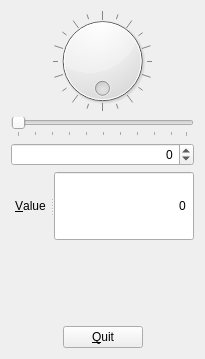
<?xml version="1.0" encoding="UTF-8"?>
<ui version="4.0">
 <class>Widget</class>
 <widget class="QWidget" name="Widget">
  <property name="geometry">
   <rect>
    <x>0</x>
    <y>0</y>
    <width>205</width>
    <height>359</height>
   </rect>
  </property>
  <property name="windowTitle">
   <string>Widget</string>
  </property>
  <layout class="QVBoxLayout" name="verticalLayout">
   <item>
    <widget class="QDial" name="dial">
     <property name="wrapping">
      <bool>true</bool>
     </property>
     <property name="notchTarget">
      <double>5.000000000000000</double>
     </property>
     <property name="notchesVisible">
      <bool>true</bool>
     </property>
    </widget>
   </item>
   <item>
    <widget class="QSlider" name="horizontalSlider">
     <property name="orientation">
      <enum>Qt::Horizontal</enum>
     </property>
     <property name="tickPosition">
      <enum>QSlider::TicksBelow</enum>
     </property>
    </widget>
   </item>
   <item>
    <widget class="QSpinBox" name="spinBox">
     <property name="wrapping">
      <bool>true</bool>
     </property>
     <property name="alignment">
      <set>Qt::AlignRight|Qt::AlignTrailing|Qt::AlignVCenter</set>
     </property>
    </widget>
   </item>
   <item>
    <widget class="QSplitter" name="splitter">
     <property name="orientation">
      <enum>Qt::Horizontal</enum>
     </property>
     <widget class="QLabel" name="label">
      <property name="text">
       <string>&amp;Value</string>
      </property>
      <property name="alignment">
       <set>Qt::AlignCenter</set>
      </property>
      <property name="buddy">
       <cstring>lineEdit</cstring>
      </property>
     </widget>
     <widget class="QLineEdit" name="lineEdit">
      <property name="inputMask">
       <string>99</string>
      </property>
      <property name="text">
       <string>0</string>
      </property>
      <property name="alignment">
       <set>Qt::AlignRight|Qt::AlignTrailing|Qt::AlignVCenter</set>
      </property>
      <property name="placeholderText">
       <string>Input number</string>
      </property>
     </widget>
    </widget>
   </item>
   <item>
    <spacer name="verticalSpacer">
     <property name="orientation">
      <enum>Qt::Vertical</enum>
     </property>
     <property name="sizeType">
      <enum>QSizePolicy::Maximum</enum>
     </property>
     <property name="sizeHint" stdset="0">
      <size>
       <width>20</width>
       <height>80</height>
      </size>
     </property>
    </spacer>
   </item>
   <item>
    <layout class="QHBoxLayout" name="horizontalLayout">
     <item>
      <spacer name="horizontalSpacer">
       <property name="orientation">
        <enum>Qt::Horizontal</enum>
       </property>
       <property name="sizeHint" stdset="0">
        <size>
         <width>48</width>
         <height>20</height>
        </size>
       </property>
      </spacer>
     </item>
     <item>
      <widget class="QPushButton" name="pushButton">
       <property name="text">
        <string>&amp;Quit</string>
       </property>
      </widget>
     </item>
     <item>
      <spacer name="horizontalSpacer_2">
       <property name="orientation">
        <enum>Qt::Horizontal</enum>
       </property>
       <property name="sizeHint" stdset="0">
        <size>
         <width>48</width>
         <height>20</height>
        </size>
       </property>
      </spacer>
     </item>
    </layout>
   </item>
  </layout>
 </widget>
 <tabstops>
  <tabstop>lineEdit</tabstop>
  <tabstop>horizontalSlider</tabstop>
  <tabstop>spinBox</tabstop>
  <tabstop>dial</tabstop>
  <tabstop>pushButton</tabstop>
 </tabstops>
 <resources/>
 <connections>
  <connection>
   <sender>dial</sender>
   <signal>valueChanged(int)</signal>
   <receiver>horizontalSlider</receiver>
   <slot>setValue(int)</slot>
   <hints>
    <hint type="sourcelabel">
     <x>127</x>
     <y>42</y>
    </hint>
    <hint type="destinationlabel">
     <x>127</x>
     <y>136</y>
    </hint>
   </hints>
  </connection>
  <connection>
   <sender>horizontalSlider</sender>
   <signal>valueChanged(int)</signal>
   <receiver>spinBox</receiver>
   <slot>setValue(int)</slot>
   <hints>
    <hint type="sourcelabel">
     <x>66</x>
     <y>133</y>
    </hint>
    <hint type="destinationlabel">
     <x>66</x>
     <y>169</y>
    </hint>
   </hints>
  </connection>
  <connection>
   <sender>spinBox</sender>
   <signal>valueChanged(int)</signal>
   <receiver>dial</receiver>
   <slot>setValue(int)</slot>
   <hints>
    <hint type="sourcelabel">
     <x>167</x>
     <y>170</y>
    </hint>
    <hint type="destinationlabel">
     <x>157</x>
     <y>64</y>
    </hint>
   </hints>
  </connection>
  <connection>
   <sender>pushButton</sender>
   <signal>clicked()</signal>
   <receiver>Widget</receiver>
   <slot>close()</slot>
   <hints>
    <hint type="sourcelabel">
     <x>106</x>
     <y>333</y>
    </hint>
    <hint type="destinationlabel">
     <x>33</x>
     <y>306</y>
    </hint>
   </hints>
  </connection>
  <connection>
   <sender>spinBox</sender>
   <signal>textChanged(QString)</signal>
   <receiver>lineEdit</receiver>
   <slot>setText(QString)</slot>
   <hints>
    <hint type="sourcelabel">
     <x>101</x>
     <y>166</y>
    </hint>
    <hint type="destinationlabel">
     <x>101</x>
     <y>202</y>
    </hint>
   </hints>
  </connection>
 </connections>
</ui>
